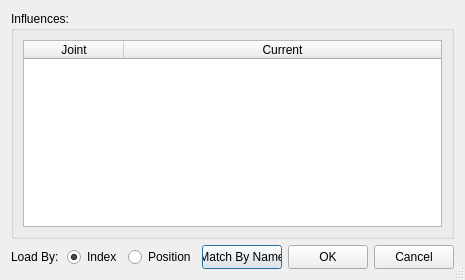
<?xml version="1.0" encoding="UTF-8"?>
<ui version="4.0">
 <class>QEditWeightsDialog</class>
 <widget class="QDialog" name="QEditWeightsDialog">
  <property name="geometry">
   <rect>
    <x>0</x>
    <y>0</y>
    <width>465</width>
    <height>280</height>
   </rect>
  </property>
  <property name="minimumSize">
   <size>
    <width>465</width>
    <height>280</height>
   </size>
  </property>
  <property name="windowTitle">
   <string>|| Load Weights</string>
  </property>
  <property name="sizeGripEnabled">
   <bool>true</bool>
  </property>
  <property name="modal">
   <bool>true</bool>
  </property>
  <layout class="QVBoxLayout" name="verticalLayout">
   <item>
    <widget class="QGroupBox" name="influenceGroupBox">
     <property name="sizePolicy">
      <sizepolicy hsizetype="Expanding" vsizetype="Expanding">
       <horstretch>0</horstretch>
       <verstretch>0</verstretch>
      </sizepolicy>
     </property>
     <property name="title">
      <string>Influences:</string>
     </property>
     <layout class="QVBoxLayout" name="verticalLayout_2">
      <item>
       <widget class="QTableWidget" name="influenceTableWidget">
        <property name="styleSheet">
         <string notr="true">QTableWidget:item { height: 24; }</string>
        </property>
        <property name="horizontalScrollBarPolicy">
         <enum>Qt::ScrollBarAlwaysOff</enum>
        </property>
        <property name="editTriggers">
         <set>QAbstractItemView::NoEditTriggers</set>
        </property>
        <property name="alternatingRowColors">
         <bool>true</bool>
        </property>
        <property name="selectionMode">
         <enum>QAbstractItemView::SingleSelection</enum>
        </property>
        <attribute name="horizontalHeaderMinimumSectionSize">
         <number>24</number>
        </attribute>
        <attribute name="horizontalHeaderStretchLastSection">
         <bool>true</bool>
        </attribute>
        <attribute name="verticalHeaderMinimumSectionSize">
         <number>24</number>
        </attribute>
        <attribute name="verticalHeaderDefaultSectionSize">
         <number>24</number>
        </attribute>
        <column>
         <property name="text">
          <string>Joint</string>
         </property>
        </column>
        <column>
         <property name="text">
          <string>Current</string>
         </property>
        </column>
       </widget>
      </item>
     </layout>
    </widget>
   </item>
   <item>
    <layout class="QHBoxLayout" name="buttonLayout">
     <item>
      <widget class="QLabel" name="loadLabel">
       <property name="sizePolicy">
        <sizepolicy hsizetype="Fixed" vsizetype="Fixed">
         <horstretch>0</horstretch>
         <verstretch>0</verstretch>
        </sizepolicy>
       </property>
       <property name="minimumSize">
        <size>
         <width>50</width>
         <height>24</height>
        </size>
       </property>
       <property name="maximumSize">
        <size>
         <width>50</width>
         <height>24</height>
        </size>
       </property>
       <property name="text">
        <string>Load By:</string>
       </property>
      </widget>
     </item>
     <item>
      <widget class="QRadioButton" name="indexRadioButton">
       <property name="minimumSize">
        <size>
         <width>0</width>
         <height>24</height>
        </size>
       </property>
       <property name="maximumSize">
        <size>
         <width>16777215</width>
         <height>24</height>
        </size>
       </property>
       <property name="text">
        <string>Index</string>
       </property>
       <property name="checked">
        <bool>true</bool>
       </property>
       <attribute name="buttonGroup">
        <string notr="true">methodButtonGroup</string>
       </attribute>
      </widget>
     </item>
     <item>
      <widget class="QRadioButton" name="positionRadioButton">
       <property name="minimumSize">
        <size>
         <width>0</width>
         <height>24</height>
        </size>
       </property>
       <property name="maximumSize">
        <size>
         <width>16777215</width>
         <height>24</height>
        </size>
       </property>
       <property name="text">
        <string>Position</string>
       </property>
       <attribute name="buttonGroup">
        <string notr="true">methodButtonGroup</string>
       </attribute>
      </widget>
     </item>
     <item>
      <widget class="QPushButton" name="matchPushButton">
       <property name="minimumSize">
        <size>
         <width>0</width>
         <height>24</height>
        </size>
       </property>
       <property name="maximumSize">
        <size>
         <width>16777215</width>
         <height>24</height>
        </size>
       </property>
       <property name="text">
        <string>Match By Name</string>
       </property>
      </widget>
     </item>
     <item>
      <widget class="QPushButton" name="okayPushButton">
       <property name="minimumSize">
        <size>
         <width>0</width>
         <height>24</height>
        </size>
       </property>
       <property name="maximumSize">
        <size>
         <width>16777215</width>
         <height>24</height>
        </size>
       </property>
       <property name="text">
        <string>OK</string>
       </property>
      </widget>
     </item>
     <item>
      <widget class="QPushButton" name="cancelPushButton">
       <property name="minimumSize">
        <size>
         <width>0</width>
         <height>24</height>
        </size>
       </property>
       <property name="maximumSize">
        <size>
         <width>16777215</width>
         <height>24</height>
        </size>
       </property>
       <property name="text">
        <string>Cancel</string>
       </property>
      </widget>
     </item>
    </layout>
   </item>
  </layout>
 </widget>
 <resources/>
 <connections>
  <connection>
   <sender>okayPushButton</sender>
   <signal>clicked()</signal>
   <receiver>QEditWeightsDialog</receiver>
   <slot>accept()</slot>
   <hints>
    <hint type="sourcelabel">
     <x>423</x>
     <y>277</y>
    </hint>
    <hint type="destinationlabel">
     <x>292</x>
     <y>149</y>
    </hint>
   </hints>
  </connection>
  <connection>
   <sender>cancelPushButton</sender>
   <signal>clicked()</signal>
   <receiver>QEditWeightsDialog</receiver>
   <slot>reject()</slot>
   <hints>
    <hint type="sourcelabel">
     <x>526</x>
     <y>277</y>
    </hint>
    <hint type="destinationlabel">
     <x>292</x>
     <y>149</y>
    </hint>
   </hints>
  </connection>
 </connections>
 <buttongroups>
  <buttongroup name="methodButtonGroup"/>
 </buttongroups>
</ui>
